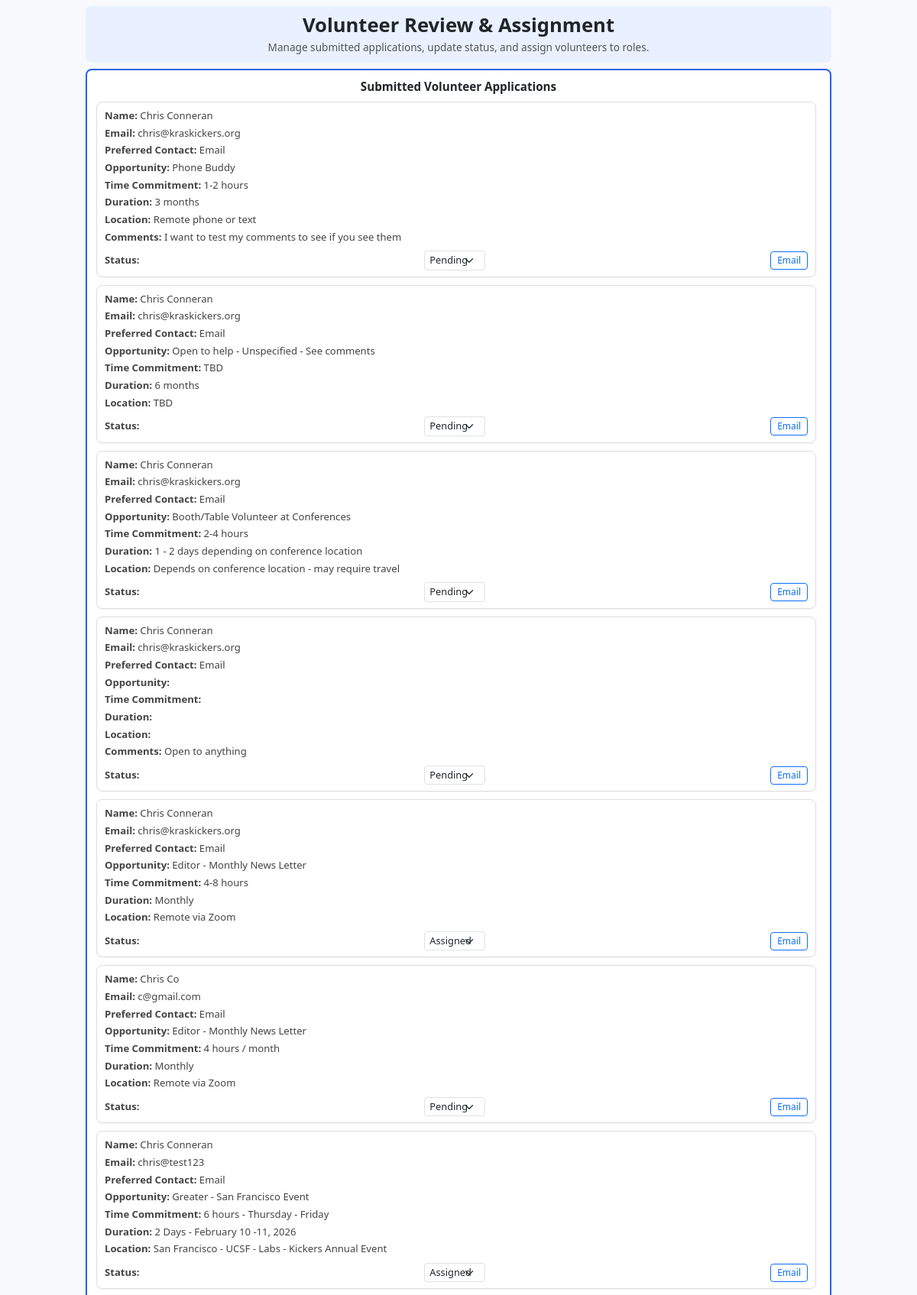
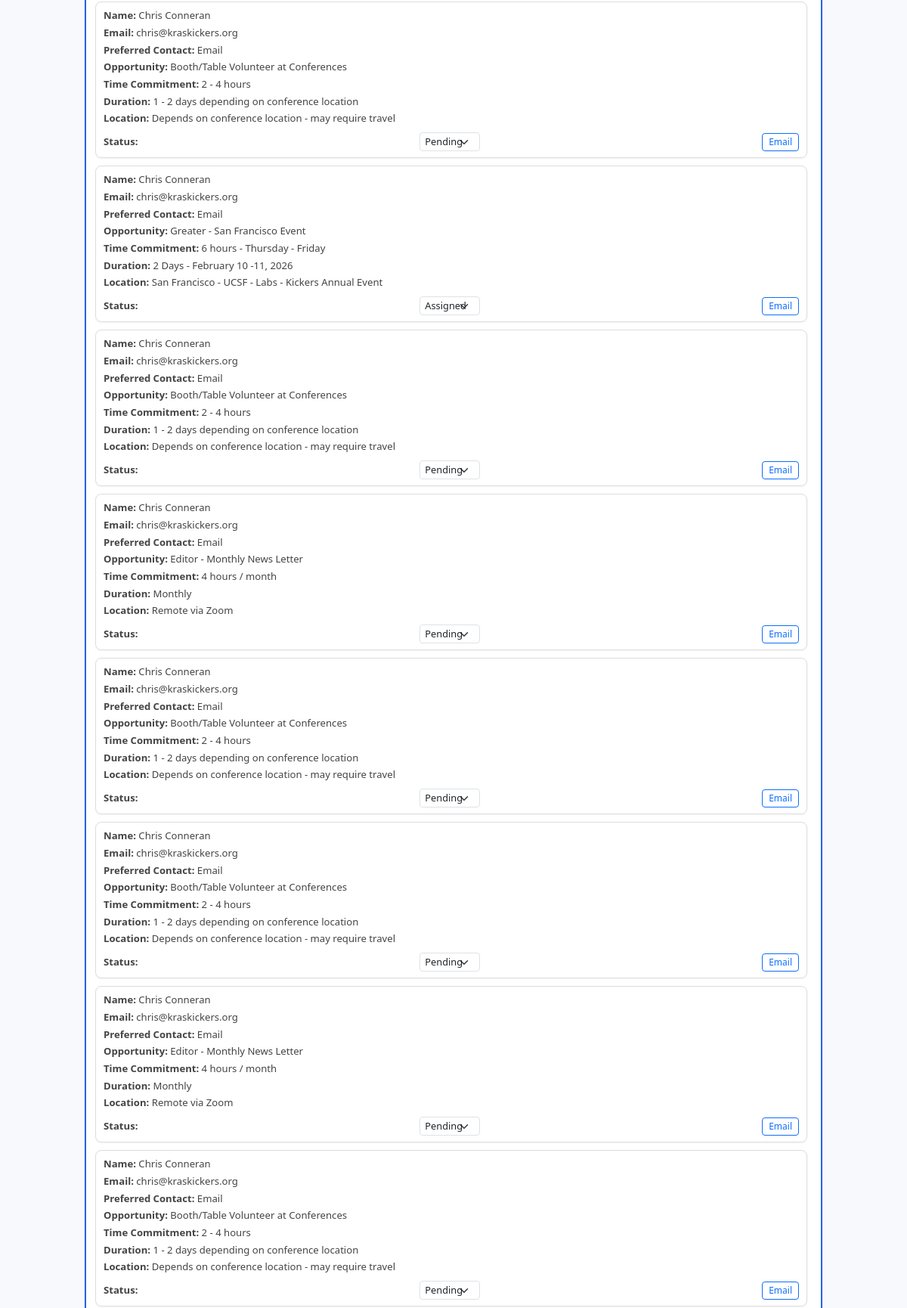
Screenshot of /review (upper part) with the database file from the repository (2 pictures, top to bottom).
### tables this page shows
CREATE TABLE applications (
    id INTEGER PRIMARY KEY AUTOINCREMENT,
    first_name TEXT,
    last_name TEXT,
    email TEXT,
    phone TEXT,
    contact TEXT,
    title TEXT,
    time TEXT,
    duration TEXT,
    location TEXT,
    comments TEXT,
    status TEXT DEFAULT 'Pending',
    timestamp TEXT,
    history TEXT,
    notes TEXT
);

### app.py (the view)
@app.route("/review")
def review():
    conn = get_db_connection()
    rows = conn.execute(
        "SELECT * FROM applications ORDER BY timestamp DESC"
    ).fetchall()
    conn.close()
    applications = dictify_rows(rows)
    for app_entry in applications:
        history_raw = app_entry.get("history")
        if isinstance(history_raw, str) and history_raw.strip():
            try:
                app_entry["history"] = json.loads(history_raw)
            except json.JSONDecodeError:
                app_entry["history"] = []
        else:
            app_entry["history"] = []
        notes_raw = app_entry.get("notes")
        if isinstance(notes_raw, str) and notes_raw.strip():
            try:
                app_entry["notes"] = json.loads(notes_raw)
            except json.JSONDecodeError:
                app_entry["notes"] = []
        else:
            app_entry["notes"] = []
    return render_template("review.html", applications=applications)

### app.py (called while the page is built)
def get_db_connection():
    conn = sqlite3.connect(DB_FILE)
    conn.row_factory = sqlite3.Row
    return conn

def dictify_rows(rows):
    return [dict(row) for row in rows]

### templates/review.html (shortened to what this page needs)
<!doctype html>
<html lang="en">
  <head>
    <link href="https://cdn.jsdelivr.net/npm/bootstrap@5.3.3/dist/css/bootstrap.min.css" rel="stylesheet">
  </head>
  <body class="p-2">
    <div class="container-fluid" style="max-width: 1000px;">
      <div class="hero">
        <h1>Volunteer Review & Assignment</h1>
        <p>Manage submitted applications, update status, and assign volunteers to roles.</p>
      </div>
      <div class="review-section">
        <div class="section-title">Submitted Volunteer Applications</div>
        <div class="scrollable-list">
          {% if applications %}
            {% for app in applications %}
            <div class="application-card">
              <div class="small-text"><b>Name:</b> {{ app.first_name }} {{ app.last_name }}</div>
              <div class="small-text"><b>Email:</b> {{ app.email }}</div>
              <div class="small-text"><b>Preferred Contact:</b> {{ app.contact }}</div>
              <div class="small-text"><b>Opportunity:</b> {{ app.title }}</div>
              <div class="small-text"><b>Time Commitment:</b> {{ app.time }}</div>
              <div class="small-text"><b>Duration:</b> {{ app.duration }}</div>
              <div class="small-text"><b>Location:</b> {{ app.location }}</div>
              {% if app.comments %}
              <div class="small-text"><b>Comments:</b> {{ app.comments }}</div>
              {% endif %}
              <div class="d-flex align-items-center justify-content-between mt-2">
                <div class="small-text mb-0"><b>Status:</b></div>
                <select class="form-select form-select-sm status-select w-auto" data-id="{{ app.id }}">
                  <option value="Pending" {% if app.status == 'Pending' %}selected{% endif %}>Pending</option>
                  <option value="Assigned" {% if app.status == 'Assigned' %}selected{% endif %}>Assigned</option>
                </select>
                <a href="mailto:{{ app.email }}" class="btn btn-outline-primary btn-sm">Email</a>
              </div>
            </div>
            {% endfor %}
          {% else %}
            <p class="text-muted text-center mt-3">No volunteer applications found.</p>
          {% endif %}
        </div>
      </div>
    </div>
  </body>
</html>

### templates/review.html (style rules this page uses)
body { background-color: #f8f9fc; font-family: 'Segoe UI', Tahoma, Geneva, Verdana, sans-serif; }
.hero { background-color: #e9f0ff; text-align: center; padding: 10px 20px; margin-bottom: 8px; border-radius: 8px; }
.hero h1 { font-weight: 700; font-size: 1.6rem; margin-bottom: 3px; }
.hero p { font-size: 0.85rem; color: #555; margin-bottom: 0; }
.review-section { background: white; border-radius: 8px; padding: 10px 12px; border: 2px solid #2563eb; box-shadow: 0 1px 3px rgba(0,0,0,0.08); }
.section-title { font-weight: 600; font-size: 0.95rem; margin-bottom: 8px; text-align: center; }
.scrollable-list { max-height: 78vh; overflow-y: auto; padding-right: 6px; }
.application-card { background: white; border: 1px solid #ddd; border-radius: 8px; padding: 8px 10px; margin-bottom: 10px; box-shadow: 0 1px 3px rgba(0,0,0,0.05); }
.small-text { font-size: 0.82rem; color: #444; margin-bottom: 3px; }
.status-select { font-size: 0.8rem; padding: 2px 6px; }
.btn-outline-primary { font-size: 0.75rem; padding: 2px 8px; }

### rows the page displays
applications: first_name "Chris", last_name "Conneran", email "chris@kraskickers.org", contact "Email", title "Phone Buddy", time "1-2 hours", duration "3 months", location "Remote phone or text", comments "I want to test my comments to see if you see them", status+id "Pending"
applications: first_name "Chris", last_name "Conneran", email "chris@kraskickers.org", contact "Email", title "Open to help - Unspecified - See comments", time "TBD", duration "6 months", location "TBD", status+id "Pending"
applications: first_name "Chris", last_name "Conneran", email "chris@kraskickers.org", contact "Email", title "Booth/Table Volunteer at Conferences", time "2-4 hours", duration "1 - 2 days depending on conference location", location "Depends on conference location - may require travel", status+id "Pending"
applications: first_name "Chris", last_name "Conneran", email "chris@kraskickers.org", contact "Email", comments "Open to anything", status+id "Pending"
applications: first_name "Chris", last_name "Conneran", email "chris@kraskickers.org", contact "Email", title "Editor - Monthly News Letter", time "4-8 hours", duration "Monthly", location "Remote via Zoom", status+id "Assigned"
applications: first_name "Chris", last_name "Co", email "c@gmail.com", contact "Email", title "Editor - Monthly News Letter", time "4 hours / month", duration "Monthly", location "Remote via Zoom", status+id "Pending"
applications: first_name "Chris", last_name "Conneran", email "chris@test123", contact "Email", title "Greater - San Francisco Event", time "6 hours - Thursday - Friday", duration "2 Days - February 10 -11, 2026", location "San Francisco - UCSF - Labs - Kickers Annual Event", status+id "Assigned"
applications: first_name "Chris", last_name "Conneran", email "chris@kraskickers.org", contact "Email", title "Booth/Table Volunteer at Conferences", time "2 - 4 hours", duration "1 - 2 days depending on conference location", location "Depends on conference location - may require travel", status+id "Pending"
applications: first_name "Chris", last_name "Conneran", email "chris@kraskickers.org", contact "Email", title "Greater - San Francisco Event", time "6 hours - Thursday - Friday", duration "2 Days - February 10 -11, 2026", location "San Francisco - UCSF - Labs - Kickers Annual Event", status+id "Assigned"
applications: first_name "Chris", last_name "Conneran", email "chris@kraskickers.org", contact "Email", title "Booth/Table Volunteer at Conferences", time "2 - 4 hours", duration "1 - 2 days depending on conference location", location "Depends on conference location - may require travel", status+id "Pending"
applications: first_name "Chris", last_name "Conneran", email "chris@kraskickers.org", contact "Email", title "Editor - Monthly News Letter", time "4 hours / month", duration "Monthly", location "Remote via Zoom", status+id "Pending"
applications: first_name "Chris", last_name "Conneran", email "chris@kraskickers.org", contact "Email", title "Booth/Table Volunteer at Conferences", time "2 - 4 hours", duration "1 - 2 days depending on conference location", location "Depends on conference location - may require travel", status+id "Pending"
applications: first_name "Chris", last_name "Conneran", email "chris@kraskickers.org", contact "Email", title "Booth/Table Volunteer at Conferences", time "2 - 4 hours", duration "1 - 2 days depending on conference location", location "Depends on conference location - may require travel", status+id "Pending"
applications: first_name "Chris", last_name "Conneran", email "chris@kraskickers.org", contact "Email", title "Editor - Monthly News Letter", time "4 hours / month", duration "Monthly", location "Remote via Zoom", status+id "Pending"
applications: first_name "Chris", last_name "Conneran", email "chris@kraskickers.org", contact "Email", title "Booth/Table Volunteer at Conferences", time "2 - 4 hours", duration "1 - 2 days depending on conference location", location "Depends on conference location - may require travel", status+id "Pending"
